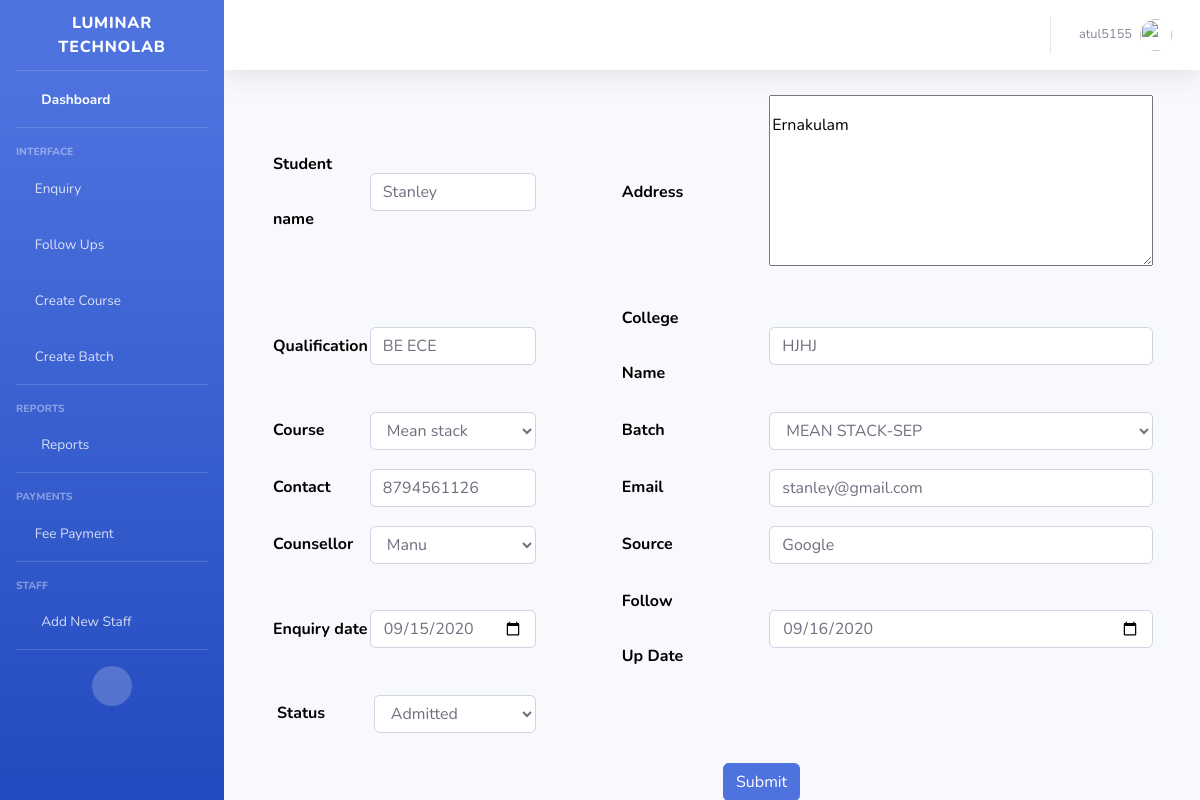
Screenshot of /updateenq/edf44ede-12dc-4fa1-ac5a-c5a4a2b5d77b (signed in) with the database file from the repository.
### studentenquiry/models.py (models this page shows, shortened)
class Enquiry(models.Model):
    enquiryid = models.UUIDField(primary_key=True, default=uuid.uuid4, editable=False)
    studentname=models.CharField(max_length=100)
    address=models.TextField()
    qualification=models.CharField(max_length=50)
    collegename=models.CharField(max_length=100)
    course=models.ForeignKey(Course,on_delete=models.CASCADE)
    batch=models.ForeignKey(Batch,on_delete=models.CASCADE)
    counsellor=models.ForeignKey(Counsellor,on_delete=models.CASCADE)
    source=models.CharField(max_length=100)
    contact=models.IntegerField()
    email=models.EmailField(unique=True)
    enquirydate=models.DateField(default=date.today())
    followup_date=models.DateField()
    action=(
        ('1','Call_back'),
        ('2','Admitted'),
        ('3','Cancel')
    )
    status=models.CharField(max_length=20,choices=action)

### studentenquiry/views.py (the view)
# urls.py: path('updateenq/<str:pk>',UpdateEnquiry.as_view(),name='updateenq'),
class UpdateEnquiry(UpdateView):
    model = Enquiry
    form_class = EnquiryUpdateForm
    template_name="enq/enq_update.html"
    success_url = reverse_lazy('listenq')
    @method_decorator(login_required)
    def dispatch(self, request, *args, **kwargs):
        return super(UpdateEnquiry, self).dispatch(request,*args,**kwargs)

### studentenquiry/models.py (called while the page is built)
    def __str__(self):
        return self.course_name

    def __str__(self):
        return self.batch_code

    def __str__(self):
        return self.counsellor_name

### templates/enq/enq_update.html (shortened to what this page needs)
{% extends 'base.html' %}
{% block content %}
    <div class="container">
        <div class="row">
            <div class="col-md-12">
                <form method="post">
                    <table>
                        <thead>
                        <tr>
                                <th>Student name</th>
                                <td>{{form.studentname}}</td>
                                <th class="formtab">Address</th>
                                <td class="formtab">{{form.address}}</td>
                            </tr>
                        </thead>
                        <thead>
                        <tr>
                                <th>Qualification</th>
                                <td>{{form.qualification}}</td>
                                <th class="formtab">College Name</th>
                                <td class="formtab">{{form.collegename}}</td>
                            </tr>
                        </thead>
                        <thead>
                        <tr>
                                <th>Course</th>
                                <td>{{form.course}}</td>
                                <th class="formtab">Batch</th>
                                <td class="formtab">{{form.batch}}</td>
                            </tr>
                        </thead>
                        <thead>
                        <tr>
                                <th>Contact</th>
                                <td>{{form.contact}}</td>
                                <th class="formtab">Email</th>
                                <td class="formtab">{{form.email}}</td>
                            </tr>
                        </thead>
                        <thead>
                        <tr>
                                <th>Counsellor</th>
                                <td>{{form.counsellor}}</td>
                                <th class="formtab">Source</th>
                                <td class="formtab">{{form.source}}</td>
                            </tr>
                        </thead>
                        <thead>
                        <tr>
                                <th>Enquiry date</th>
                                <td>{{form.enquirydate}}</td>
                                <th class="formtab">Follow Up Date</th>
                                <td class="formtab">{{form.followup_date}}</td>
                            </tr>
                         <tr>
                             <th class="enqinfo">Status</th>
                             <td class="enqinfo">{{form.status}}</td>
                        </tr>
                        </thead>
                    </table>
                    <table>
                        <tr>
                            <td>
                                <input type="submit" value="Submit" class="btn btn-primary" id="enq_submit">
                            </td>
                        </tr>
                    </table>
                </form>
            </div>
        </div>
    </div>
{% endblock %}

### templates/base.html (shortened to what this page needs)
<!DOCTYPE html>
{% load static %}
<html lang="en">
<head>
  <link href="{% static 'vendor/fontawesome-free/css/all.min.css' %}" rel="stylesheet" type="text/css">
  <link rel="stylesheet" href="{% static 'css/enq_project.css' %}">
  <link rel="stylesheet" href="{% static 'css/batch.css' %}">
  <link rel="stylesheet" href="{% static 'css/courses.css' %}">
  <link rel="stylesheet" href="{% static 'css/report.css' %}">
  <link rel="stylesheet" href="{% static 'css/payment.css' %}">
  <link rel="stylesheet" href="{% static 'css/follow.css' %}">
  <link href="{% static 'css/sb-admin-2.min.css' %}" rel="stylesheet">
  <link href="{% static 'vendor/datatables/dataTables.bootstrap4.min.css' %}" rel="stylesheet">
</head>
<body >
<div id="wrapper">
  <ul class="navbar-nav bg-gradient-primary sidebar sidebar-dark accordion" id="accordionSidebar">
      <a class="sidebar-brand d-flex align-items-center justify-content-center" href="">
        <div class="sidebar-brand-text mx-3">Luminar Technolab</div>
      </a>
      <hr class="sidebar-divider my-0">
      <li class="nav-item active">
        <a class="nav-link" href="{% url 'index' %}">
          <i class="fas fa-fw fa-tachometer-alt"></i>
          <span>Dashboard</span></a>
      </li>
      <hr class="sidebar-divider">
      <div class="sidebar-heading">
        Interface
      </div>
      <li class="nav-item">
        <a class="nav-link collapsed" href="#" data-toggle="collapse" data-target="#collapseTwo" aria-expanded="true" aria-controls="collapseTwo">
          <i class="fa fa-edit"></i>
          <span>Enquiry</span>
        </a>
      </li>
      <li class="nav-item">
        <a class="nav-link collapsed" href="#" data-toggle="collapse" data-target="#collapseUtilities" aria-expanded="true" aria-controls="collapseUtilities">
          <i class="fa fa-calendar"></i>
          <span>Follow Ups</span>
        </a>
      </li>
      <li class="nav-item">
        <a class="nav-link" href="{%url 'createcourse'%}">
          <i class="fa fa-book"></i>
          <span>Create Course</span></a>
      </li>
    <li class="nav-item">
      <a class="nav-link" href="{%url 'createbatch'%}">
        <i class="fa fa-folder-open"></i>
        <span>Create Batch</span></a>
    </li>
    <hr class="sidebar-divider">
    <div class="sidebar-heading">Reports</div>
    <li class="nav-item">
      <a class="nav-link collapsed" href="#" data-toggle="collapse" data-target="#collapsePages" aria-expanded="true" aria-controls="collapsePages">
        <i class="fas fa-fw fa-folder"></i>
        <span>Reports</span>
      </a>
    </li>
    <hr class="sidebar-divider">
    <div class="sidebar-heading">Payments</div>
    <li class="nav-item">
      <a class="nav-link collapsed" href="#" data-toggle="collapse" data-target="#collapsePayments" aria-expanded="true" aria-controls="collapsePages">
        <i class="far fa-credit-card"></i>
        <span>Fee Payment</span>
      </a>
    </li>
    <hr class="sidebar-divider">
    <div class="sidebar-heading">Staff</div>
    <li class="nav-item">
      <a class="nav-link collapsed" href="#" data-toggle="collapse" data-target="#collapseStaff" aria-expanded="true" aria-controls="collapsePages">
        <i class="fas fa-fw fa-user"></i>
        <span>Add New Staff</span>
      </a>
    </li>
    <hr class="sidebar-divider">
    <div class="text-center d-none d-md-inline">
      <button class="rounded-circle border-0" id="sidebarToggle"></button>
    </div>
  </ul>
  <div id="content-wrapper" class="d-flex flex-column">
    <div id="content">
      <nav class="navbar navbar-expand navbar-light bg-white topbar mb-4 static-top shadow">
        <ul class="navbar-nav ml-auto">
            <li class="nav-item dropdown no-arrow mx-1">
              <a class="nav-link dropdown-toggle" href="#" id="alertsDropdown" role="button" data-toggle="dropdown" aria-haspopup="true" aria-expanded="false">
                <i class="fas fa-bell fa-fw"></i>
              </a>
            </li>
            <li class="nav-item dropdown no-arrow mx-1">
              <a class="nav-link dropdown-toggle" href="#" id="messagesDropdown" role="button" data-toggle="dropdown" aria-haspopup="true" aria-expanded="false">
                <i class="fas fa-envelope fa-fw"></i>
              </a>
            </li>
          <li class="nav-item dropdown no-arrow">
            <a class="nav-link dropdown-toggle" href="#" id="userDropdown" role="button" data-toggle="dropdown" aria-haspopup="true" aria-expanded="false">
              <span class="mr-2 d-none d-lg-inline text-gray-600 small">{{request.user}}</span>
              <img class="img-profile rounded-circle" src="https://source.unsplash.com/QAB-WJcbgJk/60x60">
            </a>
            </li>
        </ul>
      </nav>
<div class="container-fluid">
  {% block content %}
  {% endblock %}
</div>
    </div>
  </div>
</div>
</body>
</html>

### studentenquiry/static/css/enq_project.css (style rules this page uses)
#enq_submit { margin-top:20px; margin-left:450px; }
.formtab { padding-left:85px; }
form { line-height:55px; }
.enqinfo { padding-left:5px; }
td { text-align:center; color:black; font-weight:bolder; }
th { text-align:center; color:black; font-weight:bolder; }

### studentenquiry/static/css/courses.css (style rules this page uses)
td,th { text-align:center; }

### rows the page displays
Enquiry: studentname "Stanley", address "Ernakulam", qualification "BE ECE", collegename "HJHJ", course "Mean stack", batch "MEAN STACK-SEP", contact "8794561126", email "stanley@gmail.com", counsellor "Manu", source "Google", enquirydate "09/15/2020", followup_date "09/16/2020", status "Admitted"

### other values shown
{{ request.user }} "atul5155"
